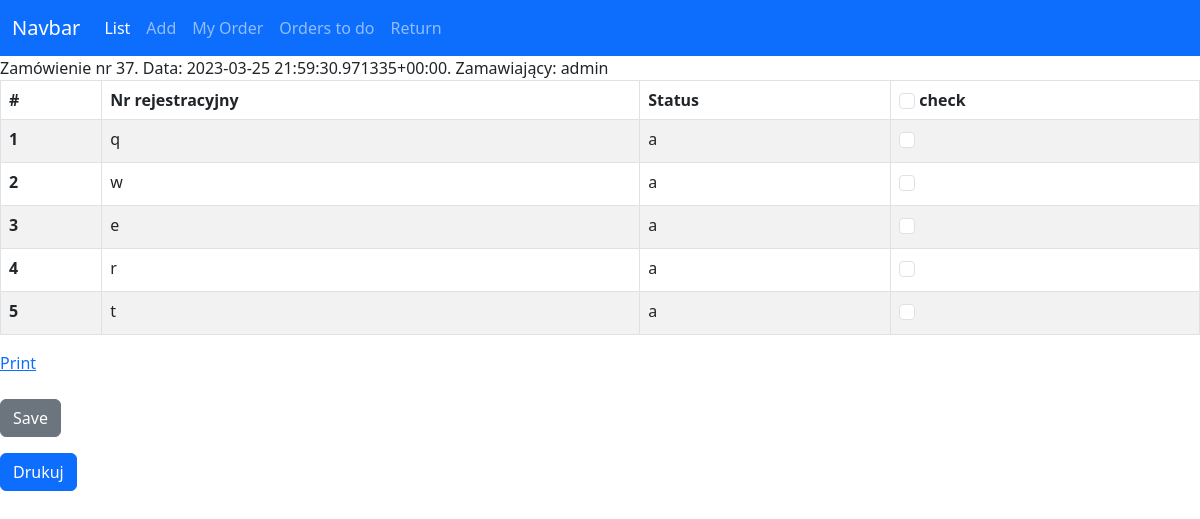
/files/order_details/37/, run on the app's committed database.
### files/models.py (models this page shows, shortened)
class Order(models.Model):
    order_date = models.DateTimeField()
    orderer = models.ForeignKey(User, related_name="orders", on_delete=models.RESTRICT)
    def __str__(self) -> str:
        return f"Zamówienie nr {self.id}. Data: {self.order_date}. Zamawiający: {self.orderer}"

class Vehicle(models.Model):
    tr = models.CharField(max_length=8)
    transfer_date = models.DateTimeField(blank=True, null=True)
    return_date = models.DateTimeField(blank=True, null=True)
    responsible_person = models.ForeignKey(User, related_name="vehicles", on_delete=models.RESTRICT)
    comments = models.CharField(max_length=100, null=True, blank=True)
    LOAN_STATUS = (
        ('a', 'Awaits'),
        ('o', 'On Loan'),
        ('r', 'Returned'),
        ('e', 'rejected')
    )
    status = models.CharField(max_length=1, blank=True, choices=LOAN_STATUS, default='a')
    order = models.ForeignKey(Order, related_name="vehicles", on_delete=models.SET_NULL, null=True)
    returner = models.ForeignKey(User, related_name='vehicles_returner', on_delete=models.CASCADE, null=True, blank=True)

### files/views.py (the view)
# urls.py: path('order_details/<int:pk>/', views.order_details, name='order_details'),
def order_details(request, pk):
    order = Order.objects.get(pk=pk)
    if request.method == "POST":
        id_list = request.POST.getlist('boxes')
        for id in id_list:
            Vehicle.objects.filter(pk=int(id)).update(status='o')
        messages.success(request, ("Hurraa!!!"))
        return redirect('files:list')
    else:
        return render(request, 'files/order_detail.html', context={'order': order})

### files/templates/files/order_detail.html (shortened to what this page needs)
{% extends 'home.html' %}
{% block content %}
    {{order}}
<form action="" method="post">
<div id="to-print">
    <div>
<table class="table table-striped table-hover table-bordered">
    <thead>
      <tr>
        <th scope="col">#</th>
        <th scope="col">Nr rejestracyjny</th>
        <th scope="col">Status</th>
        <th scope="col"><input class="form-check-input" type="checkbox" value="Select All" onclick="selectAll(this)" id="TestAll" /> check</th>
      </tr>
    </thead>
    <tbody>
        {% for vehicle in order.vehicles.all %}
        <tr>
            <th scope="row">{{forloop.counter}}</th>
            <td>{{vehicle.tr}}</td>
            <td>{{vehicle.status}}</td>
            <td>
            {% if event.approved %}
                <div class="form-check">
                    <input class="form-check-input" type="checkbox" checked="checked" value="{{vehicle.id}}" name="boxes" id="TestAll">
                </div>
                {% else %}
                <div class="form-check">
                    <input class="form-check-input" type="checkbox" value="{{vehicle.id}}" name="boxes" id="TestAll">
                </div>
            {% endif %}
                </td>
        </tr>
        {% endfor %}
    </tbody>
  </table>
</div><a href="#" onclick="printInfo(this)">Print</a>
</div>
  <br/>
  <button class="btn btn-secondary" type="submit">Save</button>
</form>
<button class="btn btn-primary" onclick="window.print()">Drukuj</button>
{% endblock content %}

### data on the page
Order: id+order_date+orderer "Zamówienie nr 37. Data: 2023-03-25 21:59:30.971335+00:00. Zamawiający: admin"
Vehicle: tr "q", status "a"
Vehicle: tr "w", status "a"
Vehicle: tr "e", status "a"
Vehicle: tr "r", status "a"
Vehicle: tr "t", status "a"
